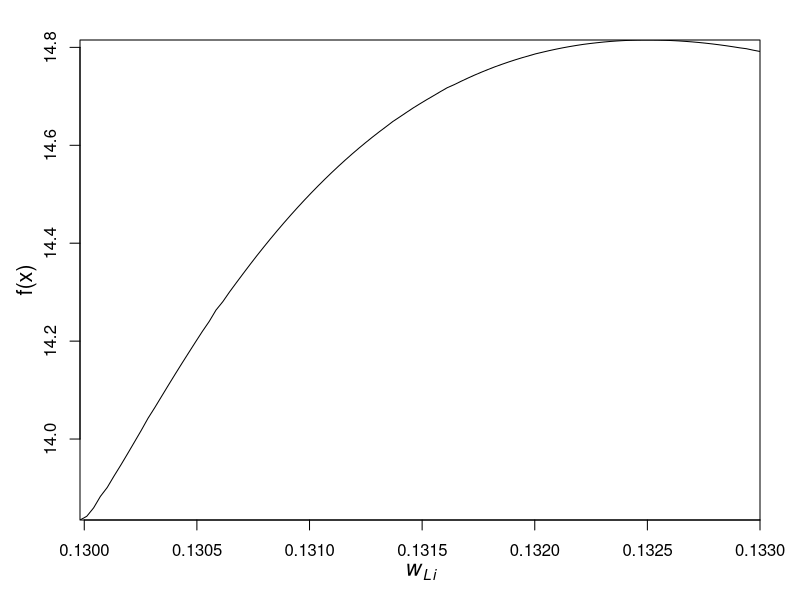

Write the R code that produced this figure.

options(digits=20)
# A
Af <- function(gs, Vcmax=50, cp=30, Km=703, Rd=1, LAI=1)LAI*1/2*(Vcmax+(Km+ca)*gs-Rd-((Vcmax)^2+2*Vcmax*(Km-ca+2*cp)*gs+((ca+Km)*gs+Rd)^2-2*Rd*Vcmax)^(1/2))

# gswL(w)
gswLf <- function(w, wL,
                  a=1.6, nZ=0.5, p=43200, l=1.8e-5, LAI=1, h=l*a*LAI/nZ*p, VPD=0.02,
                  pe=-1.58*10^-3, b=4.38, h2=h/1000, kxmax=5, c=5.71, d=10.05){
  # xylem conductance function
  kxf <- function(x)kxmax*exp(-(-x/d)^c)
  
  pxmin <- pe*wL^(-b)
  res <- (pe*w^-b-pxmin)*h2*kxf(pxmin)/(h*VPD)
  return(res)
}

# averBi
averBif <- function(wLi, wLr,
                    a=1.6, nZ=0.5, p=43200, l=1.8e-5, LAI=1, h=l*a*LAI/nZ*p, VPD=0.02,
                    pe=-1.58*10^-3, b=4.38, h2=h/1000, kxmax=5, c=5.71, d=10.05,
                    gamma=1/((MAP/365/k)/1000)*nZ){
  
  gswLfr <- function(w)ifelse(w<wLr+1e-10, 0, gswLf(w, wLr))
  gswLfi <- function(w)ifelse(w<wLi+1e-10, 0, gswLf(w, wLi))
  
  Ef <- function(w){h*VPD*gswLfr(w)}
  rEf <- function(w){1/Ef(w)}
  integralrEf <- Vectorize(function(w){integrate(rEf, w, 1, rel.tol=.Machine$double.eps^0.25)$value})
  
  fnoc <- function(w)1/Ef(w)*exp(-gamma*(w-wLr-1e-10)/(1-wLr-1e-10)-k*integralrEf(w)*1/(1-wLr-1e-10))*1/(1-wLr-1e-10)
  f1 <- function(w)Af(gswLfi(w))*fnoc(w)
  fLnoc <- 1/k*exp(-k*integrate(rEf, wLr+1e-10, 1, rel.tol=.Machine$double.eps^0.25)$value*1/(1-wLr-1e-10))
  res1 <- integrate(f1, wLr+1e-10, 1, rel.tol=.Machine$double.eps^0.25)
  res2 <- fLnoc*Af(gswLfi(wLr+1e-10))
  res <- res1$value+res2
  #browser()
  return(res)
}

# Results
ca <- 400
k <- 0.025
MAP <- 365

# Figure
windows(8, 6)
par(mgp=c(2.2, 1, 0), xaxs="i", yaxs="i", mar=c(4, 4, 2, 2), mfrow=c(1,1))
with(data.frame(wLr=c(0.12998106211041566)),
     {f <- Vectorize(function(wLi)averBif(wLi, wLr))
     curve(f, wLr, 0.133, xlim=c(wLr, 0.133), cex.lab=1.3,
           xlab=expression(italic(w[Li])))})
